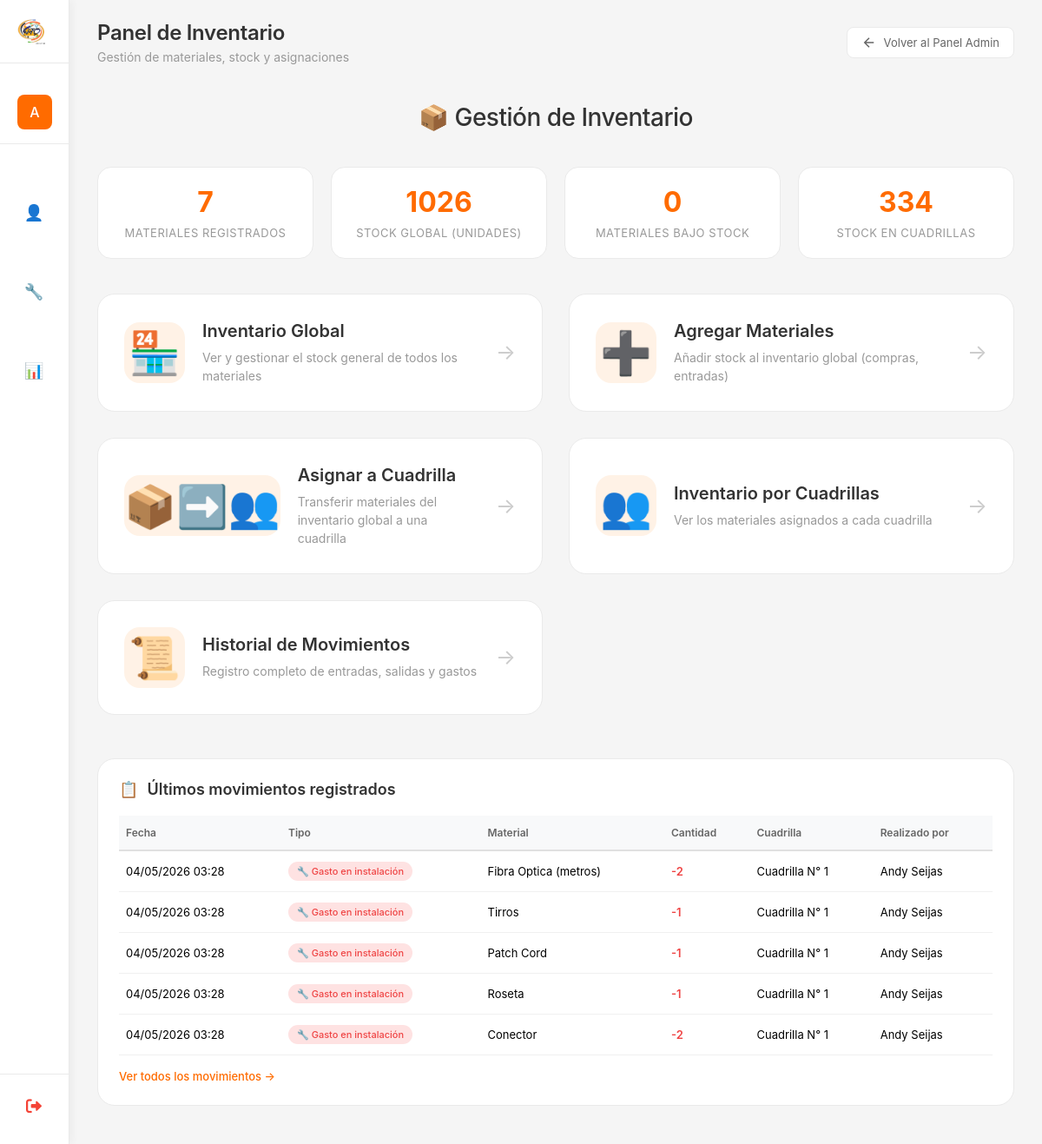
/inventario/panel/ (signed in), run on an earlier commit of the app's database.
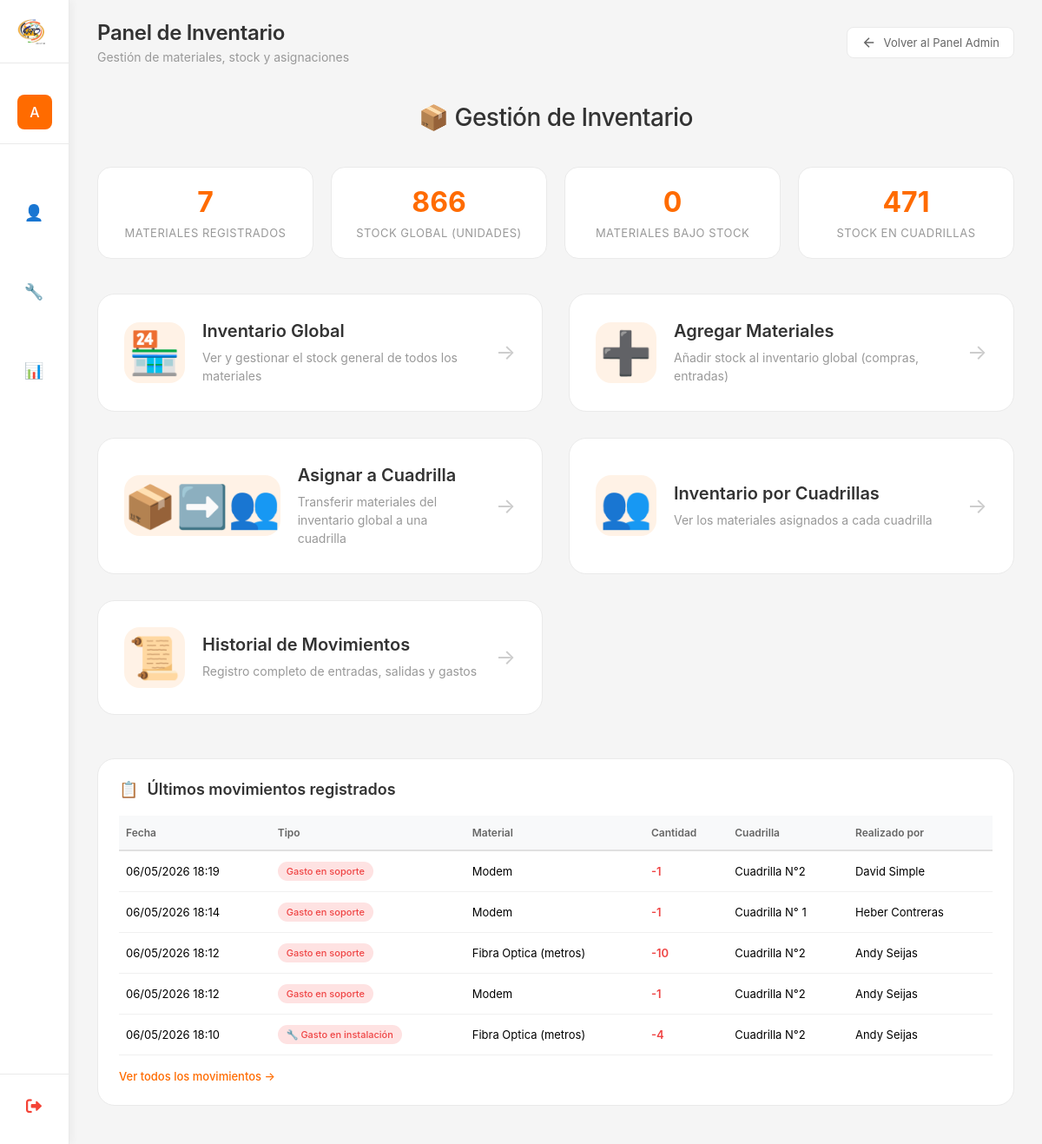
And on a later commit of the database.
### myapp/models.py (models this page shows, shortened)
class MovimientoInventario(models.Model):
    class TipoMovimiento(models.TextChoices):
        ENTRADA = 'ENTRADA', 'Entrada (Compra/Adición)'
        SALIDA_A_CUADRILLA = 'SALIDA_CUADRILLA', 'Salida a cuadrilla'
        DEVOLUCION_CUADRILLA = 'DEVOLUCION', 'Devolución de cuadrilla'
        GASTO_INSTALACION = 'GASTO_INSTALACION', '🔧 Gasto en instalación'
        GASTO_SOPORTE = 'GASTO_SOPORTE', 'Gasto en soporte'
        AJUSTE = 'AJUSTE', 'Ajuste manual'
    material = models.ForeignKey(
        Material,
        on_delete=models.CASCADE,
        related_name='movimientos',
        verbose_name="Material"
    )
    tipo = models.CharField(
        max_length=30,
        choices=TipoMovimiento.choices,
        verbose_name="Tipo de movimiento"
    )
    cantidad = models.IntegerField(verbose_name="Cantidad")
    cuadrilla = models.ForeignKey(
        Cuadrilla,
        on_delete=models.SET_NULL,
        null=True,
        blank=True,
        related_name='movimientos_inventario',
        verbose_name="Cuadrilla relacionada"
    )
    instalacion = models.ForeignKey(
        'Instalacion',
        on_delete=models.SET_NULL,
        null=True,
        blank=True,
        related_name='movimientos_inventario',
        verbose_name="Instalación relacionada"
    )
    soporte = models.ForeignKey(
        'Soporte',
        on_delete=models.SET_NULL,
        null=True,
        blank=True,
        related_name='movimientos_inventario',
        verbose_name="Soporte relacionado"
    )
    observacion = models.TextField(max_length=500, blank=True, null=True)
    fecha_movimiento = models.DateTimeField(auto_now_add=True)
    realizado_por = models.ForeignKey(
        User,
        on_delete=models.SET_NULL,
        null=True,
        blank=True,
        related_name='movimientos_inventario',
        verbose_name="Realizado por"
    )
    class Meta:
        verbose_name = "Movimiento de Inventario"
        verbose_name_plural = "Movimientos de Inventario"
        ordering = ['-fecha_movimiento']

class Material(models.Model):
    nombre = models.CharField(max_length=50, unique=True, verbose_name="Nombre del material")
    activo = models.BooleanField(default=True, verbose_name="Activo")
    fecha_creacion = models.DateTimeField(auto_now_add=True)
    class Meta:
        verbose_name = "Material"
        verbose_name_plural = "Materiales"
        ordering = ['nombre']

class Cuadrilla(models.Model):
    class EstadoCuadrilla(models.TextChoices):
        DISPONIBLE = 'DISPONIBLE', 'Disponible'
        OCUPADO = 'OCUPADO', 'Ocupado'
        EN_DESCANSO = 'DESCANSO', 'En Descanso'
        INACTIVO = 'INACTIVO', 'Inactivo'
    nombre = models.CharField(
        max_length=100,
        unique=True,
        verbose_name="Nombre de la Cuadrilla"
    )
    codigo = models.CharField(
        max_length=20,
        unique=True,
        verbose_name="Código de Cuadrilla",
        help_text="Ej: C001, INST-001"
    )
    instaladores = models.ManyToManyField(
        'PerfilUsuario',
        related_name='cuadrillas',
        verbose_name="Instaladores",
        blank=True
    )
    estado = models.CharField(
        max_length=20,
        choices=EstadoCuadrilla.choices,
        default=EstadoCuadrilla.DISPONIBLE,
        verbose_name="Estado de la Cuadrilla",
        db_index=True
    )
    fecha_creacion = models.DateTimeField(
        auto_now_add=True,
        verbose_name="Fecha de creación"
    )
    fecha_actualizacion = models.DateTimeField(
        auto_now=True,
        verbose_name="Última actualización"
    )
    creado_por = models.ForeignKey(
        User,
        on_delete=models.SET_NULL,
        null=True,
        blank=True,
        related_name='cuadrillas_creadas',
        verbose_name="Creado por"
    )
    activo = models.BooleanField(
        default=True,
        verbose_name="Activo"
    )
    class Meta:
        verbose_name = "Cuadrilla"
        verbose_name_plural = "Cuadrillas"
        ordering = ['nombre']
        indexes = [
            models.Index(fields=['estado']),
            models.Index(fields=['activo']),
            models.Index(fields=['codigo']),
        ]

### myapp/views_inventario.py (the view)
# urls.py: path('inventario/panel/', panel_inventario, name='panel_inventario'),
@login_required
@staff_member_required
def panel_inventario(request):
    es_admin = request.user.is_superuser or request.user.groups.filter(name='Administrador').exists()
    if not es_admin:
        messages.error(request, 'No tienes permisos para acceder a esta página.')
        return redirect('dashboard')
    total_materiales = Material.objects.filter(activo=True).count()
    inventario_global = InventarioGlobal.objects.all()
    total_stock_global = sum(item.cantidad for item in inventario_global)
    materiales_bajo_stock = sum(1 for item in inventario_global if item.esta_bajo_stock)
    inventario_cuadrillas = InventarioCuadrilla.objects.all()
    total_stock_cuadrillas = sum(item.cantidad for item in inventario_cuadrillas)
    cuadrillas_con_materiales = inventario_cuadrillas.values('cuadrilla').distinct().count()
    ultimos_movimientos = MovimientoInventario.objects.select_related(
        'material', 'cuadrilla', 'realizado_por'
    ).order_by('-fecha_movimiento')[:5]
    context = {
        'total_materiales': total_materiales,
        'total_stock_global': total_stock_global,
        'materiales_bajo_stock': materiales_bajo_stock,
        'total_stock_cuadrillas': total_stock_cuadrillas,
        'cuadrillas_con_materiales': cuadrillas_con_materiales,
        'ultimos_movimientos': ultimos_movimientos,
    }
    return render(request, 'Inventario/panel_inventario.html', context)

### myapp/models.py (called while the page is built)
    @property
    def esta_bajo_stock(self):
        return self.cantidad <= self.cantidad_minima

### myapp/templates/Inventario/panel_inventario.html (shortened to what the changed rows need)
{% extends 'Inicio_De_Sesion/base.html' %}
{% load static %}
{% block page_title %}Panel de Inventario{% endblock %}
{% block content %}
<div class="inventory-panel">
    <h2 class="panel-title">📦 Gestión de Inventario</h2>
    <div class="quick-stats">
        <div class="stat-item">
            <span class="stat-number">{{ total_stock_global }}</span>
            <span class="stat-label">Stock global (unidades)</span>
        </div>
        <div class="stat-item">
            <span class="stat-number">{{ total_stock_cuadrillas }}</span>
            <span class="stat-label">Stock en cuadrillas</span>
        </div>
    </div>
    <div class="movimientos-section">
        {% if ultimos_movimientos %}
        <table class="movimientos-table">
            <thead>
                <tr>
                    <th>Fecha</th>
                    <th>Tipo</th>
                    <th>Material</th>
                    <th>Cantidad</th>
                    <th>Cuadrilla</th>
                    <th>Realizado por</th>
                </thead>
            <tbody>
                {% for mov in ultimos_movimientos %}
                <tr>
                    <td>{{ mov.fecha_movimiento|date:"d/m/Y H:i" }}</td>
                    <td>
                        <span class="badge-movimiento
                            {% if mov.tipo == 'ENTRADA' %}badge-entrada
                            {% elif mov.tipo == 'SALIDA_A_CUADRILLA' %}badge-salida
                            {% elif mov.tipo == 'GASTO_INSTALACION' %}badge-gasto
                            {% elif mov.tipo == 'GASTO_SOPORTE' %}badge-gasto
                            {% else %}badge-ajuste{% endif %}">
                            {{ mov.get_tipo_display }}
                        </span>
                    </td>
                    <td>{{ mov.material.nombre }}</td>
                    <td style="{% if mov.cantidad > 0 %}color:#10b981;{% else %}color:#ef4444;{% endif %} font-weight:600;">
                        {% if mov.cantidad > 0 %}+{% endif %}{{ mov.cantidad }}
                    </td>
                    <td>{{ mov.cuadrilla.nombre|default:"—" }}</td>
                    <td>{{ mov.realizado_por.get_full_name|default:mov.realizado_por.username|default:"—" }}</td>
                </tr>
                {% endfor %}
            </tbody>
        </table>
        {% else %}
        <p style="text-align: center; color: #999; padding: 40px;">No hay movimientos registrados aún</p>
        {% endif %}
    </div>
</div>
{% endblock %}

What changed in the data, as far as the page shows it:
no longer on this page (row unchanged): MovimientoInventario: fecha_movimiento "04/05/2026 03:28", tipo "🔧 Gasto en instalación", material.nombre "Fibra Optica (metros)", cantidad "-2", cuadrilla.nombre "Cuadrilla N° 1", realizado_por.get_full_name "Andy Seijas"
no longer on this page (row unchanged): MovimientoInventario: fecha_movimiento "04/05/2026 03:28", tipo "🔧 Gasto en instalación", material.nombre "Tirros", cantidad "-1", cuadrilla.nombre "Cuadrilla N° 1", realizado_por.get_full_name "Andy Seijas"
no longer on this page (row unchanged): MovimientoInventario: fecha_movimiento "04/05/2026 03:28", tipo "🔧 Gasto en instalación", material.nombre "Patch Cord", cantidad "-1", cuadrilla.nombre "Cuadrilla N° 1", realizado_por.get_full_name "Andy Seijas"
no longer on this page (row unchanged): MovimientoInventario: fecha_movimiento "04/05/2026 03:28", tipo "🔧 Gasto en instalación", material.nombre "Roseta", cantidad "-1", cuadrilla.nombre "Cuadrilla N° 1", realizado_por.get_full_name "Andy Seijas"
no longer on this page (row unchanged): MovimientoInventario: fecha_movimiento "04/05/2026 03:28", tipo "🔧 Gasto en instalación", material.nombre "Conector", cantidad "-2", cuadrilla.nombre "Cuadrilla N° 1", realizado_por.get_full_name "Andy Seijas"
added MovimientoInventario: fecha_movimiento "06/05/2026 18:19", tipo "Gasto en soporte", material.nombre "Modem", cantidad "-1", cuadrilla.nombre "Cuadrilla N°2", realizado_por.get_full_name "David Simple"
added MovimientoInventario: fecha_movimiento "06/05/2026 18:14", tipo "Gasto en soporte", material.nombre "Modem", cantidad "-1", cuadrilla.nombre "Cuadrilla N° 1", realizado_por.get_full_name "Heber Contreras"
added MovimientoInventario: fecha_movimiento "06/05/2026 18:12", tipo "Gasto en soporte", material.nombre "Fibra Optica (metros)", cantidad "-10", cuadrilla.nombre "Cuadrilla N°2", realizado_por.get_full_name "Andy Seijas"
added MovimientoInventario: fecha_movimiento "06/05/2026 18:12", tipo "Gasto en soporte", material.nombre "Modem", cantidad "-1", cuadrilla.nombre "Cuadrilla N°2", realizado_por.get_full_name "Andy Seijas"
added MovimientoInventario: fecha_movimiento "06/05/2026 18:10", tipo "🔧 Gasto en instalación", material.nombre "Fibra Optica (metros)", cantidad "-4", cuadrilla.nombre "Cuadrilla N°2", realizado_por.get_full_name "Andy Seijas"
Also different on the page:
{{ total_stock_global }}: "1026" → "866"
{{ total_stock_cuadrillas }}: "334" → "471"
